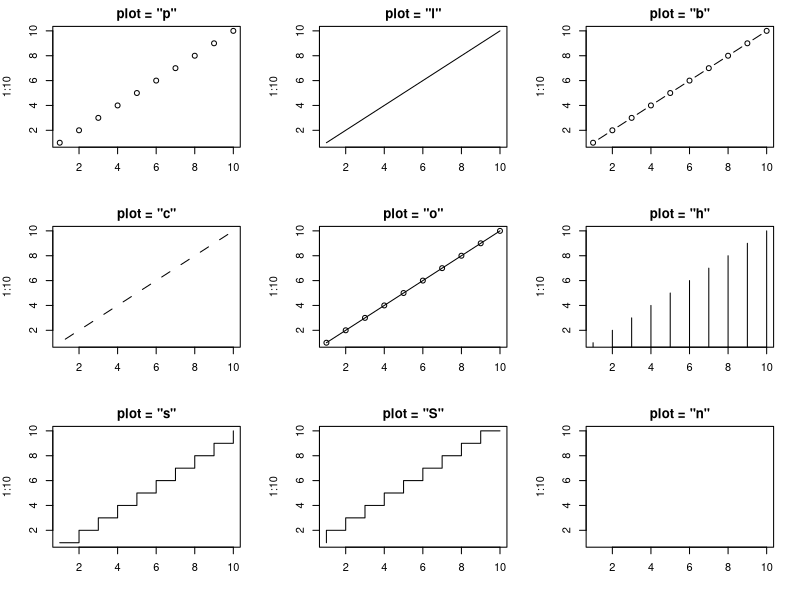

The R source for this figure:
par(mfrow = c(3,3),mar = c(4,4,2,2))
plot(1:10, type = "p",main = 'plot = "p"',xlab = "") ##default
plot(1:10, type = "l",main = 'plot = "l"',xlab = "")
plot(1:10, type = "b",main = 'plot = "b"',xlab = "")
plot(1:10, type = "c",main = 'plot = "c"',xlab = "")
plot(1:10, type = "o",main = 'plot = "o"',xlab = "")
plot(1:10, type = "h",main = 'plot = "h"',xlab = "")
plot(1:10, type = "s",main = 'plot = "s"',xlab = "")
plot(1:10, type = "S",main = 'plot = "S"',xlab = "")
plot(1:10, type = "n",main = 'plot = "n"',xlab = "")